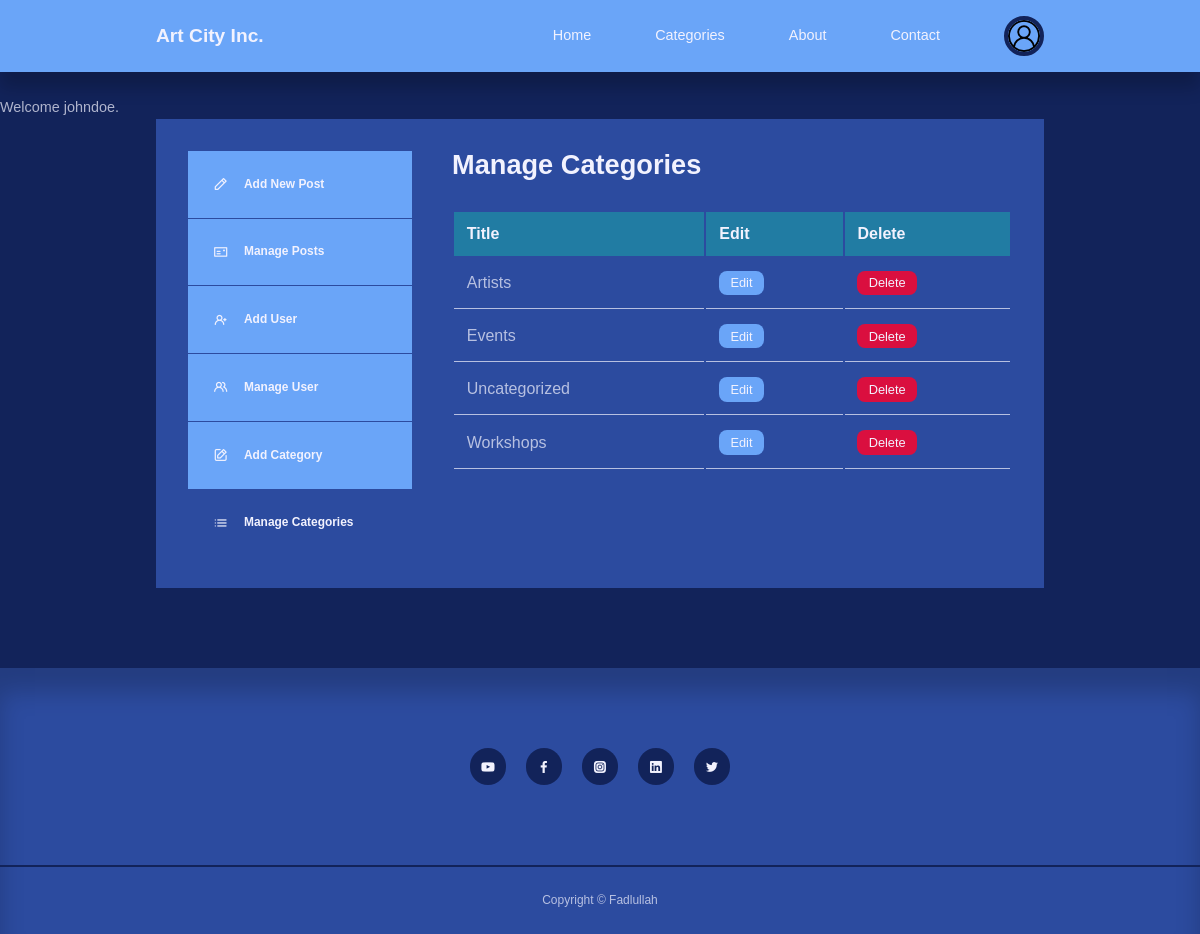
The app's page /manage-categories.php (signed in) with its own data.
### tables this page shows
CREATE TABLE `artcitycategories` (
  `id` int(11) UNSIGNED NOT NULL,
  `title` varchar(25) NOT NULL,
  `description` varchar(255) NOT NULL
);

### manage-categories.php (the view, shortened to what this page needs)
<?php
include('header.php');
$query = "SELECT * FROM artcitycategories ORDER BY title ASC";
$categories = $db->query($query);
?>
<!DOCTYPE html>
<html lang="en">
<head>
    <link rel="stylesheet" href="main.css?v=<?php echo time(); ?>">
</head>
<body>
    <section class="dashboard">
        <?php if (isset($_SESSION['success'])) :
        ?>
            <div class="error-message">
                <p><?= $_SESSION['success']; ?></p>
            </div>
        <?php endif ?>
        <div class="container dashboard__container">
            <aside>
                <ul>
                    <li>
                        <a href="new-post.php"><i class="uil uil-pen"></i>
                            <h5>Add New Post</h5>
                        </a>
                    </li>
                    <li>
                        <a href="dashboard.php"><i class="uil uil-postcard"></i>
                            <h5>Manage Posts</h5>
                        </a>
                    </li>
                    <?php if (isset($_SESSION['user_is_admin'])) : ?>
                        <li>
                            <a href="add-user.php"><i class="uil uil-user-plus"></i>
                                <h5>Add User</h5>
                            </a>
                        </li>
                        <li>
                            <a href="manage-users.php"><i class="uil uil-users-alt"></i>
                                <h5>Manage User</h5>
                            </a>
                        </li>
                        <li>
                            <a href="add-category.php"><i class="uil uil-edit"></i>
                                <h5>Add Category</h5>
                            </a>
                        </li>
                        <li>
                            <a href="manage-categories.php" class="active"><i class="uil uil-list-ul"></i>
                                <h5>Manage Categories</h5>
                            </a>
                        </li>
                    <?php endif; ?>
                </ul>
            </aside>
            <main>
                <h2>Manage Categories</h2>
                <?php if (isset($noCategoryMessage)) : ?>
                    <div class="error-message">
                        <p><?= $noCategoryMessage; ?></p>
                    </div>
                <?php else : ?>
                    <table>
                        <thead>
                            <tr>
                                <th>Title</th>
                                <th>Edit</th>
                                <th>Delete</th>
                            </tr>
                        </thead>
                        <tbody>
                            <?php while ($row = $categories->fetch(PDO::FETCH_ASSOC)) : ?>
                                <tr>
                                    <td><?= $row['title']; ?></td>
                                    <td><a href="edit-category.php?id=<?= $row['id'] ?>" class="btn sm">Edit</a></td>
                                    <td><a href="delete-category.php?id=<?= $row['id'] ?>" class="btn sm danger">Delete</a></td>
                                </tr>
                            <?php endwhile; ?>
                        </tbody>
                    </table>
                <?php endif; ?>
            </main>
        </div>
    </section>
    <footer>
        <div class="footer__socials">
            <a href="https://youtube.com" target="_blank"><i class="uil uil-youtube"></i></a>
            <a href="https://facebook.com" target="_blank"><i class="uil uil-facebook-f"></i></a>
            <a href="https://instagram.com" target="_blank"><i class="uil uil-instagram-alt"></i></a>
            <a href="https://linkedin.com" target="_blank"><i class="uil uil-linkedin"></i></a>
            <a href="https://twitter.com" target="_blank"><i class="uil uil-twitter"></i></a>
        </div>
        <div class="footer__copyright">
            <small>Copyright &copy; Fadlullah</small>
        </div>
    </footer>
</body>
</html>

### main.css (style rules this page uses)
:root { --color-primary: #6aa5f8; --color-primary-light: hsla(186, 75%, 62%, 0.18); --color-primary-variant: #44b3ee; --color-red: #da0f3f; --color-red-light: hsl(346, 87%, 46%, 15%); --color-green: #03d782; --color-green-light: hsl(156, 100%, 38%, 15%); --color-gray-900: #2c4b9f; --color-gray-700: #217ca3; --color-gray-300: rgba(242, 242, 254, 0.3); --color-gray-200: rgba(242, 242, 254, 0.7); --color-white: #f2f2fe; --color-bg: #12235a; --transition: all 300ms ease; --container-width-lg: 74%; --container-width-md: 88%; --form-width: 40%; --card-border-radius-1: 0.3rem; --card-border-radius-2: 0.5rem; --card-border-radius-3: 0.8rem; --card-border-radius-4: 2rem; --card-border-radius-5: 5rem; }
* { margin: 0; padding: 0; outline: 0; border: 0; list-style: none; text-decoration: none; box-sizing: border-box; }
body { font-family: "Montserrat", sans-serif; line-height: 1.6; color: var(--color-gray-200); overflow-x: hidden; background: var(--color-bg); font-size: 0.9rem; }
.container { width: var(--container-width-lg); max-width: 1800px; margin-inline: auto; }
section { margin-top: 3rem; width: 100vw; }
h1, h2, h3, h4, h5 { color: var(--color-white); line-height: 1.3; }
h2 { font-size: 1.7rem; margin: 1rem 0; }
a { color: var(--color-white); transition: var(--transition); }
footer { background: var(--color-gray-900); padding: 5rem 0 0; box-shadow: inset 0 1.5rem 1.5rem rgba(0, 0, 0, 0.2); }
.footer__socials { margin-inline: auto; width: fit-content; margin-bottom: 5rem; display: flex; justify-content: space-between; align-items: center; gap: 1.2rem; }
.footer__socials a { background: var(--color-bg); border-radius: 50%; width: 2.3rem; height: 2.3rem; display: flex; align-items: center; justify-content: center; }
.footer__copyright { text-align: center; padding: 1.5rem 0; border-top: 2px solid var(--color-bg); margin-top: 4rem; }
.btn { display: inline-block; width: fit-content; padding: 0.6rem 1.2rem; background-color: var(--color-primary); border-radius: var(--card-border-radius-2); cursor: pointer; transition: var(--transition); color: var(--color-white); }
.btn.sm { padding: 0.3rem 0.7rem; font-size: 0.8rem; }
.btn.danger { background: var(--color-red); }
.dashboard { margin-top: 6rem; }
.dashboard__container { display: grid; grid-template-columns: 14rem auto; gap: 1rem; background: var(--color-gray-900); padding: 2rem; margin-bottom: 5rem; }
.dashboard aside a { background-color: var(--color-primary); display: flex; gap: 1rem; align-items: center; padding: 1.6rem; }
.dashboard aside ul li:not(:last-child) a { border-bottom: 1px solid var(--color-gray-900); }
.dashboard aside a.active { background-color: var(--color-gray-900); }
.dashboard main { margin-left: 1.5rem; }
.dashboard main h2 { margin: 0 0 2rem 0; line-height: 1; }
.dashboard main table { width: 100%; text-align: left; }
.dashboard main table th { background: var(--color-gray-700); padding: 0.8rem; color: var(--color-white); }
.dashboard main table td { padding: 0.8rem; border-bottom: 1px solid var(--color-gray-200); }

### records on screen
artcitycategories: title "Artists"
artcitycategories: title "Events"
artcitycategories: title "Uncategorized"
artcitycategories: title "Workshops"

### other values on screen
$_SESSION['success'] "Welcome johndoe."
